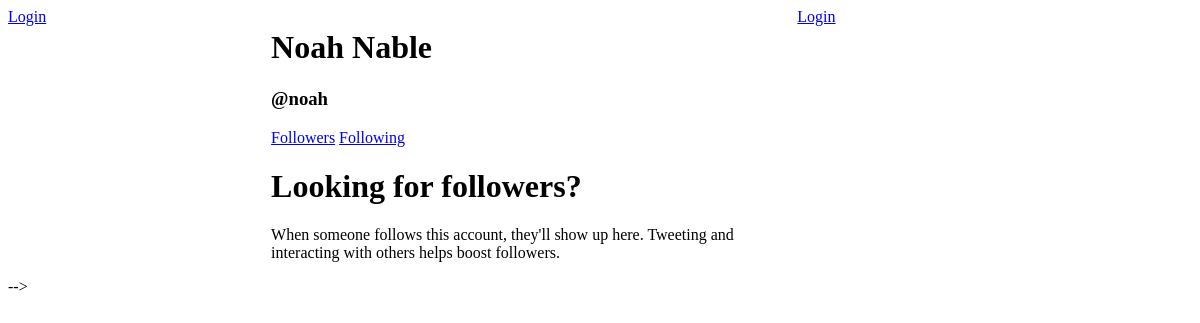
The page /followers/3/ on the database as committed earlier.
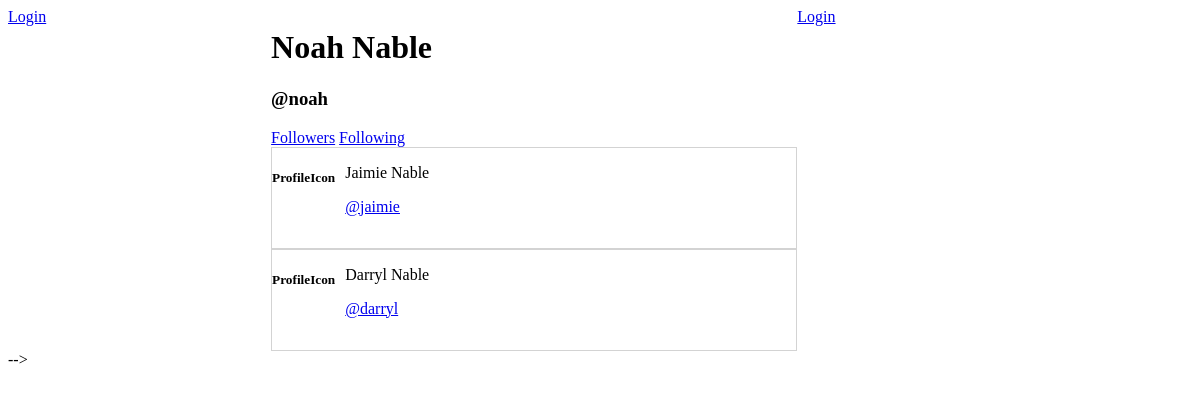
The same page on the database as committed later.
### base/models.py (models this page shows, shortened)
class Follower(models.Model):
    user = models.ForeignKey(User, on_delete=models.CASCADE, null=False, related_name="followed")
    follower = models.ForeignKey(User, on_delete=models.SET_NULL, null=True, related_name="follower")
    when = models.DateTimeField(auto_now=True)

### base/views.py (the view)
# urls.py: path('followers/<str:pk>/', views.followers, name="followers"),
def followers(request, pk):
    user = User.objects.get(id = pk)
    fullName = user.get_full_name()
    followers = Follower.objects.filter(user = user)
    context = {'user': user, 'fullName': fullName, 'usersToDisplay': followers}
    return render(request, 'base/followers.html', context)

### base/templates/base/followers.html
{% extends 'main.html' %}
{% block content %}
<div>
    <h1>{{fullName}}</h1>
    <h3>@{{user.username}}</h3>
    <div id="follower-filter">
        <a href="{% url 'followers' user.id %}">Followers</a>
        <a href="{% url 'following' user.id %}">Following</a>
    </div>
    {% if usersToDisplay.count == 0 %}
    <div>
        <h1>Looking for followers?</h1>
        <p>When someone follows this account, they'll show up here. Tweeting and interacting with others helps boost followers.</p>
    </div>
    {% endif %}
    {% for follower in usersToDisplay %}
    <div id="feed">
        <div>
            <h5>ProfileIcon</h5>
        </div>
        <div>
            <p>{{follower.follower.first_name}} {{follower.follower.last_name}}</p>
            <a href="{% url 'userProfile' follower.follower.id %}">@{{follower.follower.username}}</a>
        </div>
    </div>
    {% endfor %}
</div>
{% endblock content %}

Rows that differ between the two databases and show on the page:
added Follower: follower.first_name "Jaimie", follower.last_name "Nable", follower.username "jaimie"
added Follower: follower.first_name "Darryl", follower.last_name "Nable", follower.username "darryl"
Other text that changed with them:
text no longer shown: "Looking for followers? When someone follows this account, they'll show up here. Tweeting and interacting with others helps boost followers."
